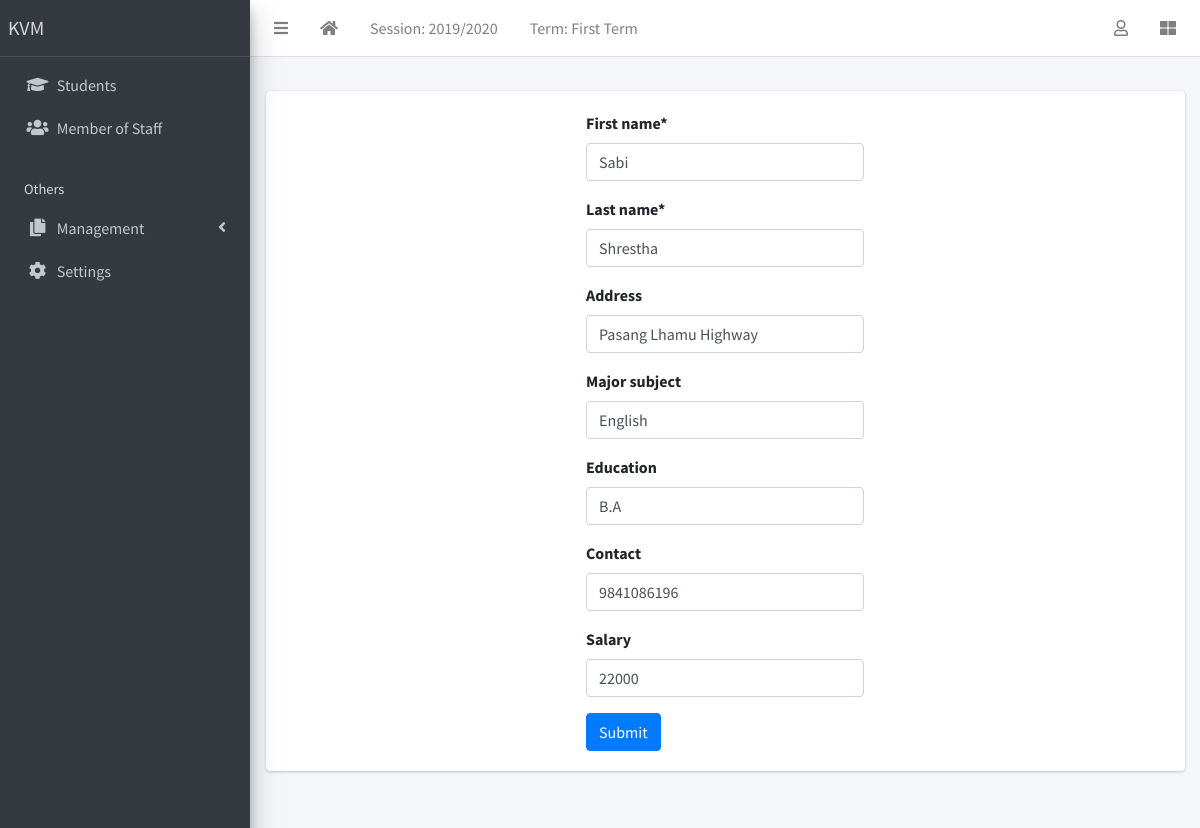
The page /3/teacher_update/ (signed in) on the database its author committed.
### main/models.py (models this page shows, shortened)
class AcademicSession(models.Model):
  name = models.CharField(max_length=200, unique=True)
  current = models.BooleanField(default=False, null=True)
  class Meta:
    ordering = ['-name']

class AcademicTerm(models.Model):
  name = models.CharField(max_length=20, unique=True)
  current = models.BooleanField(default=False, null=True)
  class Meta:
    ordering = ['name']

class SiteConfig(models.Model):
  key = models.SlugField()
  value = models.CharField(max_length=200)

### accounts/models.py (models this page shows, shortened)
class User(AbstractBaseUser, PermissionsMixin):
    class Types(models.TextChoices):
        ADMIN = "ADMIN", "Admin"
        STUDENT = "STUDENT", "Student"
        TEACHER = "TEACHER", "Teacher"
        PARENT = "PARENT","Parent"
    base_type = Types.STUDENT
    _type = models.CharField(
        _("Type"), max_length=50, choices=Types.choices, default=base_type
    )
    email = models.EmailField(max_length=254, unique=True)
    first_name = models.CharField(max_length=128)
    last_name = models.CharField(max_length=128)
    is_staff = models.BooleanField(default=False)
    is_superuser = models.BooleanField(default=False)
    is_active = models.BooleanField(default=True)
    last_login = models.DateTimeField(null=True, blank=True)
    date_joined = models.DateTimeField(auto_now_add=True)
    USERNAME_FIELD = 'email'
    EMAIL_FIELD = 'email'
    REQUIRED_FIELDS = ['first_name','last_name','_type']
    objects = UserManager()

class TeacherProfile(models.Model):
    user = models.OneToOneField(User, on_delete=models.CASCADE, related_name='TeacherProfile')
    address = models.CharField(max_length=255, null=True, blank=True)
    education = models.CharField(max_length=255, null=True, blank=True)
    major_subject = models.CharField(max_length=255, null=True, blank=True)
    mobile_num_regex      = RegexValidator(regex="^[0-9]{10,15}$", message="Entered mobile number isn't in a right format!")
    contact  = models.CharField(validators=[mobile_num_regex], max_length=13, blank=True)
    salary = models.IntegerField(null=True, blank=True)

### main/views.py (the view, shortened to what this page needs)
# urls.py: path("<int:pk>/teacher_update/", udpate_teacher, name="teacher-update"),
@staff_member_required(login_url='account_login')
def udpate_teacher(request, pk, *args, **kwargs):
    tch = Teacher.objects.get(pk = pk)
    context = {}
    context['form1']=TeacherForm(instance=tch)
    context['form2']=TeacherProfileForm(instance=tch.profile)
    return render(request, 'administration/create_teacher.html', context)

### main/forms.py
class TeacherForm(ModelForm):
    class Meta:
        model = Teacher
        fields = ['first_name', 'last_name']

class TeacherProfileForm(ModelForm):
    class Meta:
        model = TeacherProfile
        fields = ['address','major_subject','education','contact','salary']

### accounts/models.py (called while the page is built)
    def get_queryset(self, *args, **kwargs):
        return super().get_queryset(*args, **kwargs).filter(_type=User.Types.TEACHER)

    @property
    def profile(self):
        return self.TeacherProfile

### main/context_processors.py (called while the page is built)
def site_defaults(request):
  current_session = AcademicSession.objects.get(current=True)
  current_term = AcademicTerm.objects.get(current=True)
  vals = SiteConfig.objects.all()
  contexts = {
      "current_session": current_session.name,
      "current_term": current_term.name
  }
  for val in vals:
    contexts[val.key] = val.value
  return contexts

### templates/administration/create_teacher.html (shortened to what this page needs)
{% extends 'partial/base.html' %}
{% load crispy_forms_tags %}
{% block content %}
<div class="container col-4">
<form action="" method="post">
{{form1|crispy}}
{{form2|crispy}}
<input type="submit" value="Submit" class='btn btn-primary'>
</form>
</div>
{% endblock content %}

### templates/partial/base.html (shortened to what this page needs)
{% load static %}
<!DOCTYPE html>
<html lang="en">
<head>
  <link rel="stylesheet" href="{% static 'plugins/fontawesome-free/css/all.min.css' %}">
  <link rel="stylesheet" href="{% static 'plugins/toastr/toastr.min.css' %}">
  <link rel="stylesheet"
    href="{% static 'plugins/overlayScrollbars/css/OverlayScrollbars.min.css' %}">
  <link rel="stylesheet" href="{% static 'plugins/Datatables/datatables.min.css' %}" />
  <link rel="stylesheet" href="{% static 'dist/css/adminlte.min.css' %}">
</head>
<body
  class="hold-transition sidebar-mini layout-fixed layout-navbar-fixed layout-footer-fixed">
  <div class="wrapper">
    <nav class="main-header navbar navbar-expand navbar-white navbar-light">
      <ul class="navbar-nav">
        <li class="nav-item">
          <a class="nav-link" data-widget="pushmenu" href="#" role="button"><i
              class="fas fa-bars"></i></a>
        </li>
        <li class="nav-item d-none d-sm-inline-block">
          <a href="{% url 'main:home' %} " class="nav-link"><i class="fa fa-home"></i></a>
        </li>
        <li class="nav-item d-none d-sm-inline-block">
          <a href="{% url 'main:session-list' %}" class="nav-link">Session: {{ current_session }}</a>
        </li>
        <li class="nav-item d-none d-sm-inline-block">
          <a href="{% url 'main:session-list' %}" class="nav-link">Term: {{ current_term }}</a>
        </li>
      </ul>
      <ul class="navbar-nav ml-auto">
        <li class="nav-item dropdown">
          <a class="nav-link" data-toggle="dropdown" href="#">
            <i class="far fa-user"></i>
          </a>
        </li>
        <li class="nav-item">
          <a class="nav-link" data-widget="control-sidebar" data-slide="true"
            href="#" role="button"><i class="fas fa-th-large"></i></a>
        </li>
      </ul>
    </nav>
    <aside class="main-sidebar sidebar-dark-primary elevation-4">
      <a href="{% url 'main:home' %}" class="brand-link">{{ school_name | default:"MySchool" }}</a>
      <div class="sidebar">
        <nav class="mt-2">
          <ul class="nav nav-pills nav-sidebar flex-column"
            data-widget="treeview" role="menu" data-accordion="false">
            <li class="nav-item">
              <a href="{% url 'main:student-list' %}" class="nav-link">
                <i class="nav-icon fas fa-graduation-cap"></i>
                <p>
                  Students
                </p>
              </a>
            </li>
            <li class="nav-item">
              <a href="{% url 'main:teacher-list' %}" class="nav-link">
                <i class="nav-icon fas fa-users"></i>
                <p>
                  Member of Staff
                </p>
              </a>
            </li>
            <li class="nav-header">Others</li>
            <li class="nav-item has-treeview">
              <a href="#" class="nav-link">
                <i class="nav-icon fas fa-copy"></i>
                <p>
                  Management
                  <i class="fas fa-angle-left right"></i>
                </p>
              </a>
            </li>
            <li class="nav-item">
              <a href="{% url 'main:configs' %}" class="nav-link">
                <i class="nav-icon fas fa-cog"></i>
                <p>
                  Settings
                </p>
              </a>
            </li>
          </ul>
        </nav>
      </div>
    </aside>
    <div class="content-wrapper">
      <section class="content-header">
      </section>
      <section class="content">
        <div class="container-fluid">
          <div class="row">
            <div class="col-md-12">
              {% block fullcard %}
              <div class="card">
                <div class="card-body">
                  <div class="row">
                    <div class="col">
                      {% block content %}
                      {% endblock content %}
                    </div>
                  </div>
                </div>
              </div>
              {% endblock fullcard %}
            </div>
          </div>
        </div>
      </section>
    </div>
  </div>
</body>
</html>

### rows shown on the page
AcademicSession: name "2019/2020"
AcademicTerm: name "First Term"
SiteConfig: value "KVM"
User: first_name "Sabi", last_name "Shrestha"
TeacherProfile: address "Pasang Lhamu Highway", major_subject "English", education "B.A", contact "9841086196", salary "22000"
